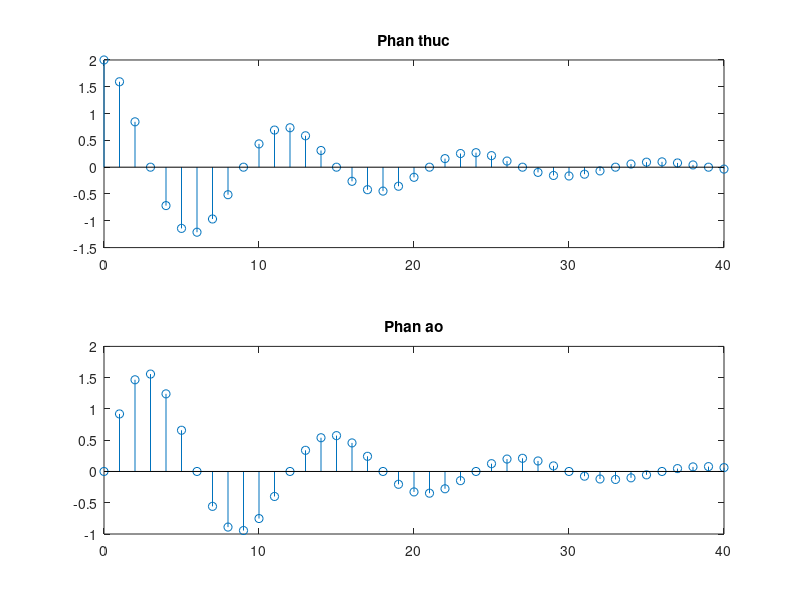

The MATLAB source for this figure:
% Bai 2.6 Ham mu phuc
n=0:30;
s=-(1/12)+(pi/6)*i;
k=2;
n=0:40;
x=k.*exp(s.*n);
subplot(211);
stem(n,real(x));
title('Phan thuc');
subplot(212);
stem(n,imag(x));
title('Phan ao');